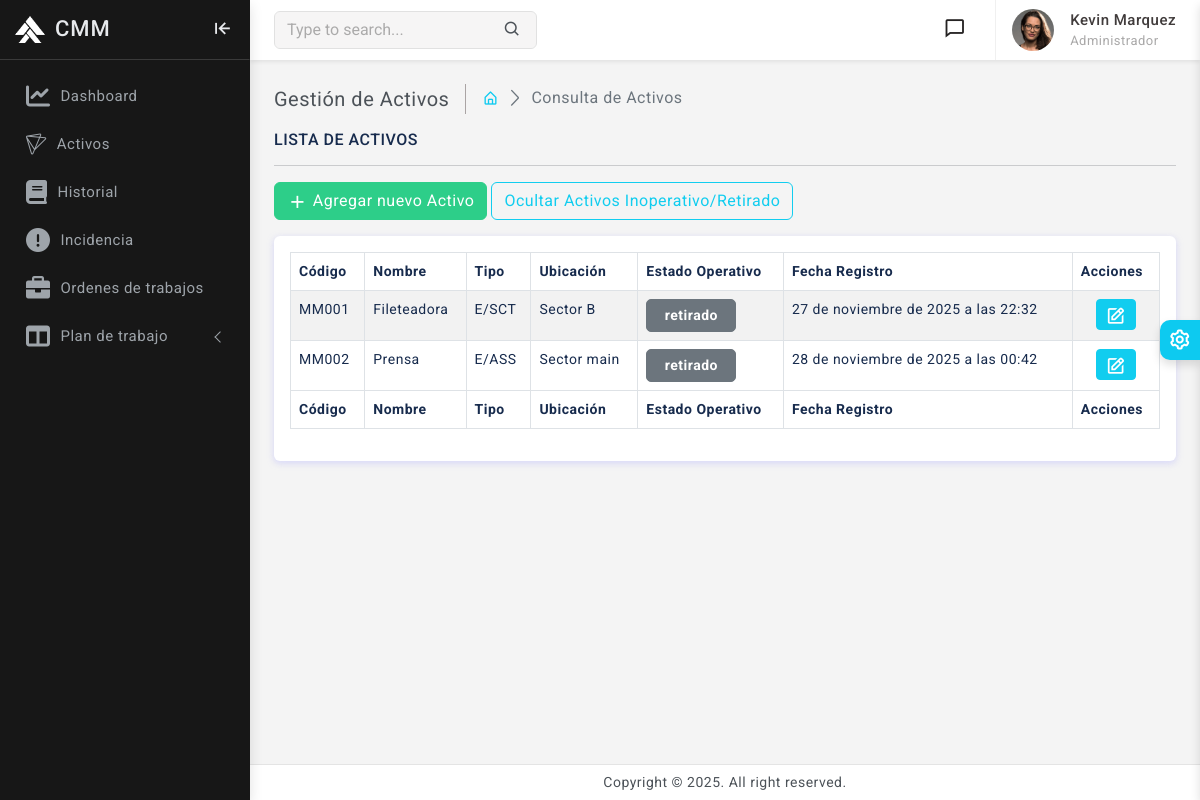
The app's page /activos/?filtro=all (signed in) with its own data.
### usuarios/models.py (models this page shows, shortened)
class PerfilUsuario(models.Model):
    usuario     = models.OneToOneField(Usuario, on_delete=models.CASCADE)
    nombre      = models.CharField(max_length=50)
    apellido    = models.CharField(max_length=50)
    documento   = models.IntegerField(unique=True)
    telefono    = models.IntegerField(unique=True)
    cargo       = models.ForeignKey(Cargo, on_delete=models.CASCADE, related_name="Cargo")
    def full_name(self):
        return f'{self.nombre} {self.apellido}'

class Cargo(models.Model):
    CARGO_CHOICES = [
        ('Administrador', 'Administrador'),
        ('Supervisor', 'Supervisor'),
        ('Tecnico', 'Tecnico'),
        ('Operario', 'Operario'),
    ]
    cargo  = models.CharField(max_length=50, choices=CARGO_CHOICES, default='Operario')
    def __str__(self):
        return self.cargo

### activos/models.py (models this page shows, shortened)
class Activo(models.Model):
    ESTADOS_OPERATIVOS_CHOICES = [
        ('operativo', 'Operativo'),
        ('inoperativo', 'Inoperativo'),
        ('mantenimiento', 'En mantenimiento'),
        ('retirado', 'Retirado'),
    ]
    TIPOS_CHOICES = [
        ('M/CNCC', 'Maquinaria de Mecanizado CNC y Convencional'),
        ('M/CE', 'Maquinaria de Conformado y Estampado'),
        ('E/SCT', 'Equipo de Soldadura y Corte Térmico'),
        ('E/ASS', 'Equipos Auxiliares y Sistemas de Soporte'),
        ('E/IMC', 'Equipos de Izaje y Movimiento de Carga'),
        ('E/MP', 'Herramientas y Equipos de Medición/Prueba'),
        ('I/ES', 'Instalaciones Eléctricas y Servicios'),
    ]
    codigo = models.CharField(max_length=50, unique=True, db_index=True)
    nombre = models.CharField(max_length=120)
    tipo = models.CharField(max_length=20, choices=TIPOS_CHOICES, db_index=True)
    ubicacion = models.CharField(max_length=120, db_index=True)
    estado_operativo = models.CharField(max_length=20, choices=ESTADOS_OPERATIVOS_CHOICES, default='operativo', db_index=True)
    fecha_registro = models.DateTimeField(auto_now_add=True)
    class Meta:
        verbose_name = 'Activo'
        verbose_name_plural = 'Activos'
        indexes = [
            models.Index(fields=['tipo']),
            models.Index(fields=['ubicacion']),
            models.Index(fields=['estado_operativo']),
        ]
        constraints = [
            models.UniqueConstraint(fields=['codigo'], name='uq_activo_codigo'),
        ]

### activos/views.py (the view)
# urls.py: path('activos/', include('activos.urls')),
@login_required(login_url = 'login')
def activos(request):
    filtro = request.GET.get('filtro', 'activos')
    if filtro == 'activos':
        activos = Activo.objects.filter(estado_operativo__in=['operativo', 'mantenimiento'])
    else:
        activos = Activo.objects.all()
    context = {
        'activos': activos,
        'filtro': filtro,
    }
    return render(request, 'activos/activos.html', context)

### orden_trabajo/models.py (called while the page is built)
    def __str__(self):
        return f'{self.codigo}'

### templates/activos/activos.html (shortened to what this page needs)
{% extends 'base.html' %}
{% load static %}
{% block content %}
    <div class="page-wrapper">
        <div class="page-content">
            <div class="page-breadcrumb d-none d-sm-flex align-items-center mb-3">
                <div class="breadcrumb-title pe-3">Gestión de Activos</div>
                <div class="ps-3">
                    <nav aria-label="breadcrumb">
                        <ol class="breadcrumb mb-0 p-0">
                            <li class="breadcrumb-item"><a href="{% url 'home' %}"><i class="bx bx-home-alt text-info"></i></a></li>
                            <li class="breadcrumb-item active" aria-current="page">Consulta de Activos</li>
                        </ol>
                    </nav>
                </div>
            </div>
            <h6 class="mb-0 text-uppercase">Lista de Activos</h6>
            <hr />
            <div class="mb-3">
                <a href="{% url 'agregar_activo' %}" class="btn btn-success">
                    <i class="bx bx-plus"></i> Agregar nuevo Activo
                </a>
                {% if filtro == 'activos' %}
                    <a href="?filtro=all" class="btn btn-outline-secondary">
                        Mostrar Todo
                    </a>
                {% else %}
                    <a href="?filtro=activos" class="btn btn-outline-info">
                        Ocultar Activos Inoperativo/Retirado
                    </a>
                {% endif %}
            </div>
            <div class="card">
                <div class="card-body">
                    <div class="table-responsive">
                        <table class="table table-striped table-bordered">
                            <thead>
                                <tr>
                                    <th>Código</th>
                                    <th>Nombre</th>
                                    <th>Tipo</th>
                                    <th>Ubicación</th>
                                    <th>Estado Operativo</th>
                                    <th>Fecha Registro</th>
                                    <th>Acciones</th>
                                </tr>
                            </thead>
                            <tbody>
                                {% if activos %}
                                    {% for a in activos %}
                                    <tr>
                                        <td>{{ a.codigo }}</td>
                                        <td>{{ a.nombre }}</td>
                                        <td>{{ a.tipo }}</td>
                                        <td>{{ a.ubicacion }}</td>
                                        <td>
                                            <span class="estado {{ a.estado_operativo|lower }}">
                                                {{ a.estado_operativo }}
                                            </span>
                                        </td>
                                        <td>{{ a.fecha_registro }}</td>
                                        <td class="text-center">
                                            <a href="{% url 'editar_activo' a.id %}" class="btn btn-sm btn-info">
                                                <i class="bx bx-edit"></i>
                                            </a>
                                        </td>
                                    </tr>
                                    {% endfor %}
                                {% endif %}
                            </tbody>
                            <tfoot>
                                <tr>
                                    <th>Código</th>
                                    <th>Nombre</th>
                                    <th>Tipo</th>
                                    <th>Ubicación</th>
                                    <th>Estado Operativo</th>
                                    <th>Fecha Registro</th>
                                    <th>Acciones</th>
                                </tr>
                            </tfoot>
                        </table>
                    </div>
                </div>
            </div>
        </div>
    </div>
{% endblock %}

### templates/includes/navbar.html (shortened to what this page needs)
{% load static %}
<header>
    <div class="topbar d-flex align-items-center">
        <nav class="navbar navbar-expand">
            <div class="search-bar flex-grow-1">
                <div class="position-relative search-bar-box">
                    <input type="text" class="form-control search-control" placeholder="Type to search..."> <span
                        class="position-absolute top-50 search-show translate-middle-y"><i
                            class='bx bx-search'></i></span>
                </div>
            </div>
            <div class="top-menu ms-auto">
                <ul class="navbar-nav align-items-center">
                    <li class="nav-item dropdown dropdown-large">
                        <a class="nav-link dropdown-toggle dropdown-toggle-nocaret position-relative" href="#"
                            role="button" data-bs-toggle="dropdown" aria-expanded="false">
                            <i class='bx bx-comment'></i>
                        </a>
                    </li>
                </ul>
            </div>
            <div class="user-box dropdown">
                <a class="d-flex align-items-center nav-link dropdown-toggle dropdown-toggle-nocaret" href="#"
                    role="button" data-bs-toggle="dropdown" aria-expanded="false">
                    <img src="{% static 'images/avatars/avatar-2.png' %}" class="user-img" alt="user avatar">
                    <div class="user-info ps-3">
                        <p class="user-name mb-0"> {{perfil.full_name}} </p>
                        <p class="designattion mb-0">{{perfil.cargo}}</p>
                    </div>
                </a>
            </div>
        </nav>
    </div>
</header>

### CMM/static/css/app.css (style rules this page uses)
body { font-size: 14px; color: #4c5258; letter-spacing: .5px; background-color: #f4f4f4; overflow-x: hidden; font-family: Roboto, sans-serif }
a { text-decoration: none }
.topbar { position: fixed; top: 0; left: 250px; right: 0; height: 60px; background: #fff; border-bottom: 1px solid rgb(228 228 228 / 0%); z-index: 10; box-shadow: 0 .125rem .25rem rgba(0, 0, 0, .075)!important }
.topbar .navbar { width: 100%; height: 60px; padding-left: 1.5rem; padding-right: 1.5rem; }
.page-wrapper { height: 100%; margin-top: 60px; margin-bottom: 30px; margin-left: 250px }
.page-content { padding: 1.5rem 1.5rem 0.7rem 1.5rem }
.breadcrumb-title { font-size: 20px; border-right: 1.5px solid #aaa4a4 }
.page-breadcrumb .breadcrumb li.breadcrumb-item { font-size: 16px }
.page-breadcrumb .breadcrumb-item+.breadcrumb-item::before { display: inline-block; padding-right: .5rem; color: #6c757d; font-family: LineIcons; content: "\ea5c" }
.btn i { vertical-align: middle; font-size: 1.3rem; margin-top: -1em; margin-bottom: -1em; }
input::placeholder { color: #000!important; opacity: .3!important }
.search-bar-box { width: 40% }
.search-control { background-color: #f6f5f5; border: 1px solid #e1e1e1; padding-right: 2.5rem }
.search-show { font-size: 18px; right: 15px }
.topbar .navbar .navbar-nav .nav-link { padding-right: .8rem; padding-left: .8rem; color: #252323; font-size: 22px }
.dropdown-toggle-nocaret:after { display: none }
.user-img { width: 42px; height: 42px; border-radius: 50%; border: 0 solid #e5e5e5; padding: 0; margin-left: 1rem; }
.user-info .user-name { font-size: 15px; font-weight: 500; color: #413c3c }
.user-info .designattion { font-size: 13px; color: #a9a8a8 }
.user-box { display: flex; align-items: center; height: 60px; border-left: 1px solid #f0f0f0; margin-left: 1rem }
.dropdown-large { position: relative }

### CMM/static/css/style.css (style rules this page uses)
.estado { display: inline-block; padding: 5px 10px; border-radius: 5px; font-weight: bold; text-align: center; min-width: 90px; }
.inactivo, .retirado, .reportada { background-color: #6c757d; color: #fff; border: 1px solid #6c757d; }

### records on screen
PerfilUsuario: full_name "Kevin Marquez", cargo "Administrador"
Activo: codigo "MM001", nombre "Fileteadora", tipo "E/SCT", ubicacion "Sector B", estado_operativo "retirado", fecha_registro "27 de noviembre de 2025 a las 22:32"
Activo: codigo "MM002", nombre "Prensa", tipo "E/ASS", ubicacion "Sector main", estado_operativo "retirado", fecha_registro "28 de noviembre de 2025 a las 00:42"
